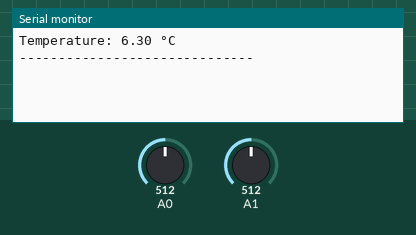
The sketch below on a simulated Arduino Uno, built with avr-gcc and run on an emulated ATmega328P. Shown: the last lines printed to the serial monitor. Inputs (shaded band) come from the test bench; at power-on: A1 = 512, A0 = 512.

Above: at 3.4 s.
3.5 s: A1 set to 716
5.0 s: A1 set to 900
At 6.2 s:
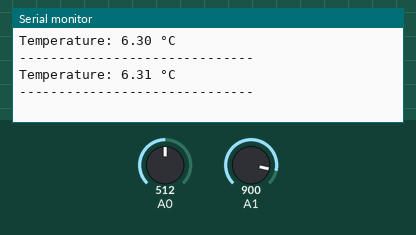
6.5 s: A0 set to 716
At 9.0 s:
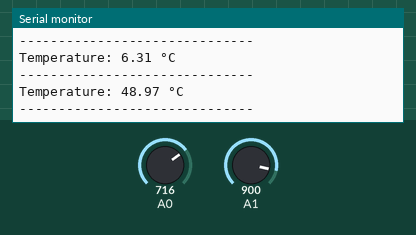
Timing chart, 0 to 10.5 s (numbered marks = the images above; inputs shaded):
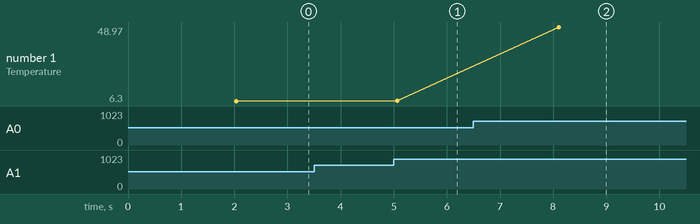

The sketch:

Temperature_Sensors.ino
```cpp
// TMP36 Temperature Sensors

#define TempSensor1 A0  // First sensor connected to analog pin A0
#define TempSensor2 A1  // Second sensor connected to analog pin A1
#define N 100            // Number of measurements per cycle
#define VREF 1.125        // Internal reference voltage (Arduino INTERNAL = 1.1V)

void setup() {
  Serial.begin(9600);           // Initialize serial communication
  analogReference(INTERNAL);    // Use internal 1.1V reference for higher resolution and stability
}


// Function: readSensor
// Reads a sensor N times, converts voltage to Celsius, stores in array
void readSensor(float values[], int pin) {
  for (int i = 0; i < N; i++) {
    // Read analog value, convert to voltage using internal reference
    float voltage = analogRead(pin) * (VREF / 1023.0);

    // Convert voltage to temperature (TMP36 formula) - 0.5 is the offset (look to DS)
    // Temp (°C) = (Voltage - 0.5) * 100
    values[i] = (voltage - 0.5) * 100.0;

    delay(10);  // Small delay to stabilize readings
  }
}

// Function: calculateMean
// Calculates the mean of an array of floats
float calculateMean(float values[]) {
  float sum = 0;
  for (int i = 0; i <N ; i++) {
    sum += values[i];
  }
  return sum / N;
}

// Function: calculateStdDev
// Calculates the standard deviation of an array of floats
float calculateStdDev(float values[], float mean) {
  float sum = 0;
  for (int i = 0; i < N; i++) {
    float diff = values[i] - mean;
    sum += diff * diff;
  }
  return sqrt(sum / N);
}

void loop() {

  // Allocating
  float values1[N], values2[N];

  // Read both sensors
  readSensor(values1, TempSensor1);
  readSensor(values2, TempSensor2);

  // Calculate mean temperatures
  float mean1 = calculateMean(values1);
  float mean2 = calculateMean(values2);

  // Calculate standard deviation
  float stdDev1 = calculateStdDev(values1, mean1);
  float stdDev2 = calculateStdDev(values2, mean2);

  // Calculate weights inversely proportional to deviation
  // The more stable sensor contributes more to the final temperature
  float weight1 = stdDev2 / (stdDev1 + stdDev2);
  float weight2 = stdDev1 / (stdDev1 + stdDev2);

  // Weighted average of the two sensors
  float finalTemperature = mean1 * weight1 + mean2 * weight2;

  // Print results
  Serial.print("Temperature: "); Serial.print(finalTemperature); Serial.println (" °C");
  Serial.println("------------------------------");

  delay(1000);  // Wait 1 second before next measurement
}
```

Measured:
- after the input at 5.0 s, the serial monitor: prints a new line after 0.07 s (image 1)
- after the input at 6.5 s, the serial monitor: prints a new line after 1.6 s (image 2)
- plotted number 1: 6.3 → 6.31 after the input at 5.0 s, 6.31 → 33.41 after the input at 6.5 s
